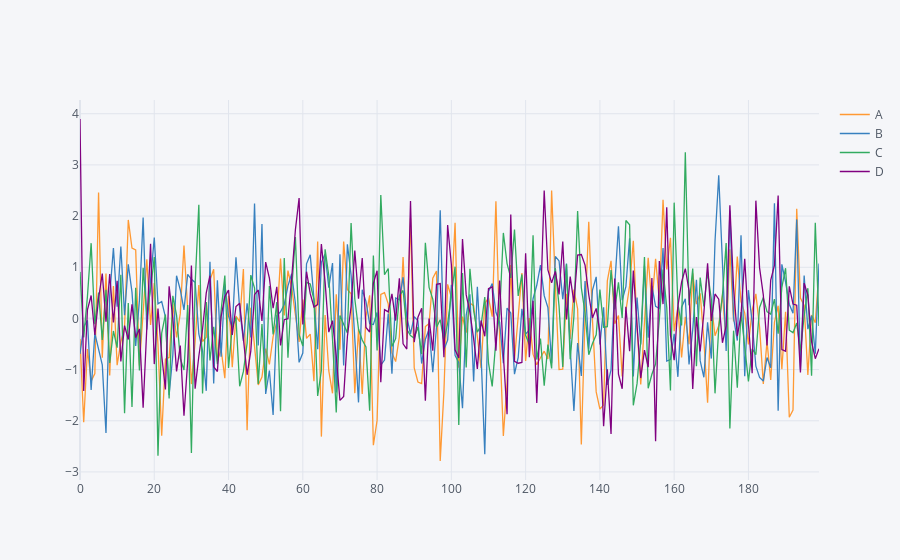

Notebook code cell kept with this figure:
### Code cell
df.iplot()

### Figure 1 — Plotly figure (JSON) as saved in the notebook; plotly's stock layout.template omitted (floating-point values rounded to 4 significant figures; data arrays with more than 128 entries replaced by an {"elided": "..."} marker saying what was removed)
{"data": [{"line": {"color": "rgba(255, 153, 51, 1.0)", "dash": "solid", "shape": "linear", "width": 1.3}, "mode": "lines", "name": "A", "text": "", "type": "scatter", "x": {"elided": "200 int values"}, "y": {"elided": "200 float values"}}, {"line": {"color": "rgba(55, 128, 191, 1.0)", "dash": "solid", "shape": "linear", "width": 1.3}, "mode": "lines", "name": "B", "text": "", "type": "scatter", "x": {"elided": "200 int values"}, "y": {"elided": "200 float values"}}, {"line": {"color": "rgba(50, 171, 96, 1.0)", "dash": "solid", "shape": "linear", "width": 1.3}, "mode": "lines", "name": "C", "text": "", "type": "scatter", "x": {"elided": "200 int values"}, "y": {"elided": "200 float values"}}, {"line": {"color": "rgba(128, 0, 128, 1.0)", "dash": "solid", "shape": "linear", "width": 1.3}, "mode": "lines", "name": "D", "text": "", "type": "scatter", "x": {"elided": "200 int values"}, "y": {"elided": "200 float values"}}], "layout": {"legend": {"bgcolor": "#F5F6F9", "font": {"color": "#4D5663"}}, "paper_bgcolor": "#F5F6F9", "plot_bgcolor": "#F5F6F9", "title": {"font": {"color": "#4D5663"}}, "xaxis": {"gridcolor": "#E1E5ED", "showgrid": true, "tickfont": {"color": "#4D5663"}, "title": {"font": {"color": "#4D5663"}, "text": ""}, "zerolinecolor": "#E1E5ED"}, "yaxis": {"gridcolor": "#E1E5ED", "showgrid": true, "tickfont": {"color": "#4D5663"}, "title": {"font": {"color": "#4D5663"}, "text": ""}, "zerolinecolor": "#E1E5ED"}}}
